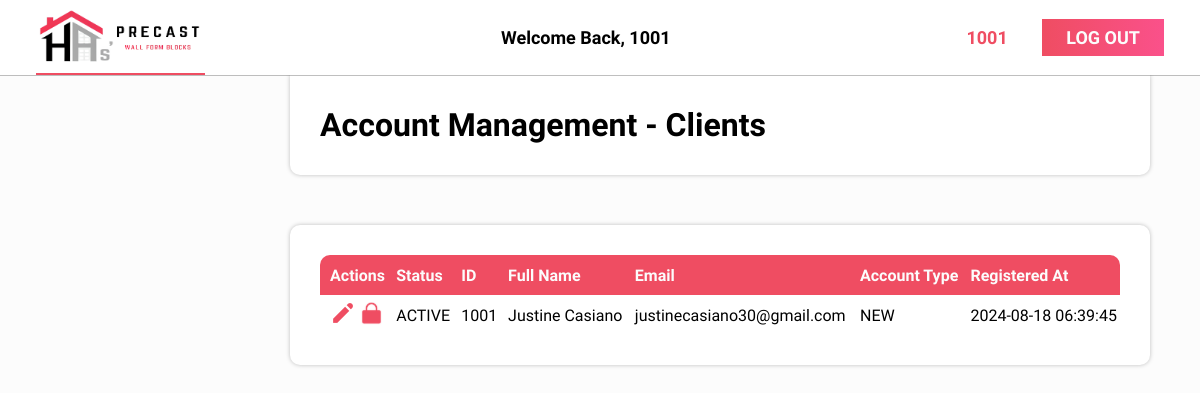
The page /admin/has-precast/account-management-client.php (signed in) on the database its author committed.
### tables this page shows
CREATE TABLE `account` (
    `id` INT UNSIGNED NOT NULL AUTO_INCREMENT PRIMARY KEY,
    `first_name` VARCHAR(30) NOT NULL,
    `last_name` VARCHAR(30) NOT NULL,
    `email` VARCHAR(40) NOT NULL UNIQUE,
    `password` VARCHAR(255) NOT NULL,
    `type_id` INT UNSIGNED NOT NULL DEFAULT 1001,
    `status` ENUM('ACTIVE', 'INACTIVE') NOT NULL DEFAULT 'ACTIVE',
    `created_at` DATETIME NOT NULL DEFAULT NOW(),
    FOREIGN KEY (`type_id`) REFERENCES `account_type`(`id`)
);

CREATE TABLE `account_type` (
    `id` INT UNSIGNED NOT NULL AUTO_INCREMENT PRIMARY KEY,
    `type` ENUM('NEW', 'BRONZE', 'SILVER', 'GOLD') NOT NULL
);

### src/admin/has-precast/includes/account/get-client.inc.php (called while the page is built)
<?php
include("../has-precast/classes/dbh.classes.php");
include("../has-precast/classes/admin-account-repo.php");
$getClient = new AccountRepository();
$result = $getClient->getClients();

### src/admin/has-precast/classes/dbh.classes.php (called while the page is built)
<?php
class Dbh {
    protected function connect(){
        try{
            $db_username = "has_admin";
            $db_password = "wc8KTRfrJrTpe8";
            $dbh = new PDO('mysql:host=localhost;dbname=has_precast;', $db_username, $db_password);
            return $dbh;
        }
        catch(PDOException $e){
            print "Error!: " . $e->getMessage() . "<br>";
        }
    }
}

### src/admin/has-precast/classes/admin-account-repo.php (called while the page is built, shortened)
<?php
class AccountRepository extends Dbh{
    public function getClients(){
        $query = $this->connect()->prepare('SELECT A.id, first_name, last_name, email, AT.type AS account_type, status, created_at, CONCAT(first_name, " ", last_name) AS name
        FROM Account AS A
        INNER JOIN account_type AS AT ON A.type_id = AT.id;');
        if(!$query->execute(array())){
            $query = null;
            header("location: ../../account-management-client.php?error=queryfailed");
            exit();
        }
        $result = $query->fetchAll(PDO::FETCH_ASSOC);
        return $result;
    }
}

### src/admin/has-precast/account-management-client.php (the view, shortened to what this page needs)
<?php
  include("includes/account/get-client.inc.php");
?>
<!DOCTYPE html>
<html lang="en">
<head>
  <link rel="stylesheet" href="styles/admin-global.css">
  <link rel="stylesheet" href="styles/editor.css">
</head>
<body>
  <main>
    <div class="main-header">
      <h1>Account Management - Clients</h1>
    </div>
    <div class="table">
        <table>
          <thead>
            <tr>
              <th>Actions</th>
              <th>Status</th>
              <th>ID</th>
              <th>Full Name</th>
              <th>Email</th>
              <th>Account Type</th>
              <th>Registered At</th>
            </tr>
          </thead>
          <?php
            foreach($result as $client){
              if($client['status'] === "ACTIVE"){
                $icon = "lock.svg";
                $tooltip = 'Suspend';
              }
              else{
                $icon = "unlock.svg";
                $tooltip = 'Unsuspend';
              }
              echo "
                <tbody>
                <tr>
                  <td>
                    <a class='table-tooltip' style='--content: \"Edit\";' href='edit-client.php?AccountID=$client[id]&name=$client[name]'><img src='images/admin-editor/Edit.svg'></a>
                    <a class='table-tooltip' style='--content: \"$tooltip\";' href='includes/account/status-client.inc.php?AccountID=$client[id]&status=$client[status]&name=$client[name]'><img src='images/admin-editor/$icon'></a>
                  </td>
                  <td>
                    $client[status]
                  </td>
                  <td>
                    $client[id]
                  </td>
                  <td>
                    $client[name]
                  </td>
                  <td>
                    $client[email]
                  </td>
                  <td>
                    $client[account_type]
                  </td>
                  <td>
                    $client[created_at]
                  </td>
                </tr>
              </tbody>
              ";
            }
          ?>
        </table>
    </div>
  </main>
</body>
</html>

### src/admin/has-precast/styles/admin-global.css (style rules this page uses)
:root { --clr-primary: #FCFCFC; --clr-primary-shade: #DDDEDE; --clr-secondary: #434343; --clr-secondary-shade: #000000; --clr-accent: #EF4D62; --clr-accent-shade: #F80759; --clr-tertiary: #6b6b6b; --fs-default: 16px; --fs-heading: 8rem; --fs-title: 3rem; --fs-subtitle: 1.2rem; --ff-default: 'Inter Tight', sans-serif; --ff-login: "Inika", serif; }
html { font-size: var(--fs-default); scroll-snap-type: y mandatory; font-family: var(--ff-default); background-color: var(--clr-primary); }
a { text-decoration: none; color: var(--clr-accent); }
main { padding-top: 75px; padding-left: calc(20% + 50px); padding-right: 50px; }
.main-header { background-color: white; display: flex; justify-content: space-between; align-items: center; padding: 0 30px; height: 100px; border-radius: 0 0 10px 10px; box-shadow: 0 0 4px 0 rgba(0, 0, 0, 0.25); margin-bottom: 50px; }

### src/admin/has-precast/styles/editor.css (style rules this page uses)
.table { min-height: fit-content; background-color: white; display: flex; flex-direction: column; align-items: start; padding: 30px 30px; border-radius: 10px; box-shadow: 0 0 4px 0 rgba(0, 0, 0, 0.25); }
table { width: 100%; border-collapse: collapse; }
thead { text-align: left; background-color: var(--clr-accent); color: var(--clr-primary); }
thead, tbody { height: 40px; }
th, td { padding-left: 10px; }
th:first-of-type { border-radius: 10px 0 0 0; }
th:last-of-type { border-radius: 0 10px 0 0; }

### rows shown on the page
account: status "ACTIVE", id "1001", client "Justine Casiano", email "justinecasiano30@gmail.com", type.type "NEW", created_at "2024-08-18 06:39:45"

### other values the page prints
$_SESSION["userid"] "1001"
